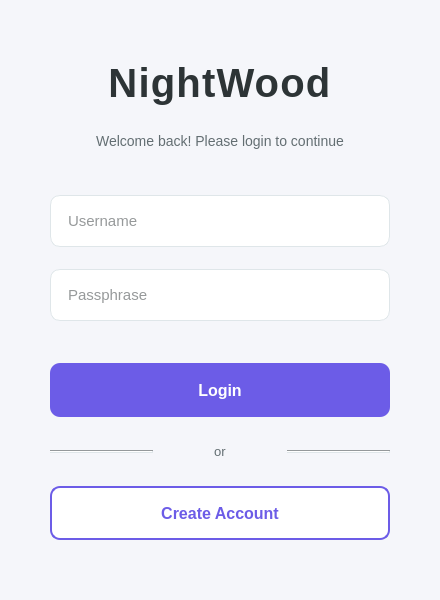
<?xml version="1.0" encoding="UTF-8"?>
<ui version="4.0">
 <class>Login</class>
 <widget class="QWidget" name="Login">
  <property name="geometry">
   <rect>
    <x>0</x>
    <y>0</y>
    <width>440</width>
    <height>600</height>
   </rect>
  </property>
  <property name="minimumSize">
   <size>
    <width>440</width>
    <height>600</height>
   </size>
  </property>
  <property name="windowTitle">
   <string>Nightwood - Login</string>
  </property>
  <property name="styleSheet">
   <string notr="true">background-color: #f5f6fa;</string>
  </property>
  <layout class="QVBoxLayout" name="verticalLayout">
   <property name="spacing">
    <number>22</number>
   </property>
   <property name="leftMargin">
    <number>50</number>
   </property>
   <property name="topMargin">
    <number>45</number>
   </property>
   <property name="rightMargin">
    <number>50</number>
   </property>
   <property name="bottomMargin">
    <number>45</number>
   </property>
   <item>
    <spacer name="verticalSpacer">
     <property name="orientation">
      <enum>Qt::Orientation::Vertical</enum>
     </property>
     <property name="sizeHint" stdset="0">
      <size>
       <width>20</width>
       <height>40</height>
      </size>
     </property>
    </spacer>
   </item>
   <item>
    <widget class="QLabel" name="titleLabel">
     <property name="styleSheet">
      <string notr="true">font-size: 40px; font-weight: bold; color: #2d3436; letter-spacing: 1.2px; margin-bottom: 5px;</string>
     </property>
     <property name="text">
      <string>NightWood</string>
     </property>
     <property name="alignment">
      <set>Qt::AlignmentFlag::AlignCenter</set>
     </property>
    </widget>
   </item>
   <item>
    <widget class="QLabel" name="subtitleLabel">
     <property name="styleSheet">
      <string notr="true">font-size: 14px; color: #636e72; margin-top: 0px; margin-bottom: 10px;</string>
     </property>
     <property name="text">
      <string>Welcome back! Please login to continue</string>
     </property>
     <property name="alignment">
      <set>Qt::AlignmentFlag::AlignCenter</set>
     </property>
    </widget>
   </item>
   <item>
    <spacer name="verticalSpacer_2">
     <property name="orientation">
      <enum>Qt::Orientation::Vertical</enum>
     </property>
     <property name="sizeHint" stdset="0">
      <size>
       <width>20</width>
       <height>40</height>
      </size>
     </property>
    </spacer>
   </item>
   <item>
    <widget class="QLineEdit" name="usernameEdit">
     <property name="minimumSize">
      <size>
       <width>0</width>
       <height>52</height>
      </size>
     </property>
     <property name="styleSheet">
      <string notr="true">QLineEdit {
  padding-left: 15px;
  font-size: 15px;
  border-radius: 10px;
  background-color: white;
  border: 1px solid #dfe6e9;
  color: #2d3436;
}
QLineEdit:focus {
  border: 2px solid #6c5ce7;
}</string>
     </property>
     <property name="placeholderText">
      <string>Username</string>
     </property>
    </widget>
   </item>
   <item>
    <widget class="QLineEdit" name="passphraseEdit">
     <property name="minimumSize">
      <size>
       <width>0</width>
       <height>52</height>
      </size>
     </property>
     <property name="styleSheet">
      <string notr="true">QLineEdit {
  padding-left: 15px;
  font-size: 15px;
  border-radius: 10px;
  background-color: white;
  border: 1px solid #dfe6e9;
  color: #2d3436;
}
QLineEdit:focus {
  border: 2px solid #6c5ce7;
}</string>
     </property>
     <property name="echoMode">
      <enum>QLineEdit::EchoMode::Password</enum>
     </property>
     <property name="placeholderText">
      <string>Passphrase</string>
     </property>
    </widget>
   </item>
   <item>
    <layout class="QHBoxLayout" name="forgotPassphraseLayout">
     <item>
      <spacer name="horizontalSpacer">
       <property name="orientation">
        <enum>Qt::Orientation::Horizontal</enum>
       </property>
       <property name="sizeHint" stdset="0">
        <size>
         <width>40</width>
         <height>20</height>
        </size>
       </property>
      </spacer>
     </item>
    </layout>
   </item>
   <item>
    <spacer name="verticalSpacer_3">
     <property name="orientation">
      <enum>Qt::Orientation::Vertical</enum>
     </property>
     <property name="sizeHint" stdset="0">
      <size>
       <width>20</width>
       <height>25</height>
      </size>
     </property>
    </spacer>
   </item>
   <item>
    <widget class="QPushButton" name="loginButton">
     <property name="minimumSize">
      <size>
       <width>0</width>
       <height>54</height>
      </size>
     </property>
     <property name="styleSheet">
      <string notr="true">QPushButton {
  font-size: 16px;
  font-weight: bold;
  color: white;
  background-color: #6c5ce7;
  border-radius: 10px;
  border: none;
}
QPushButton:hover {
  background-color: #5049c9;
}
QPushButton:pressed {
  background-color: #4040b0;
}</string>
     </property>
     <property name="text">
      <string>Login</string>
     </property>
    </widget>
   </item>
   <item>
    <layout class="QHBoxLayout" name="horizontalLayout">
     <property name="spacing">
      <number>15</number>
     </property>
     <property name="topMargin">
      <number>5</number>
     </property>
     <property name="bottomMargin">
      <number>5</number>
     </property>
     <item>
      <widget class="QFrame" name="line1">
       <property name="styleSheet">
        <string notr="true">background-color: #dfe6e9;</string>
       </property>
       <property name="frameShape">
        <enum>QFrame::Shape::HLine</enum>
       </property>
       <property name="frameShadow">
        <enum>QFrame::Shadow::Sunken</enum>
       </property>
      </widget>
     </item>
     <item>
      <widget class="QLabel" name="orLabel">
       <property name="styleSheet">
        <string notr="true">color: #636e72; font-size: 13px;</string>
       </property>
       <property name="text">
        <string>or</string>
       </property>
       <property name="alignment">
        <set>Qt::AlignmentFlag::AlignCenter</set>
       </property>
      </widget>
     </item>
     <item>
      <widget class="QFrame" name="line2">
       <property name="styleSheet">
        <string notr="true">background-color: #dfe6e9;</string>
       </property>
       <property name="frameShape">
        <enum>QFrame::Shape::HLine</enum>
       </property>
       <property name="frameShadow">
        <enum>QFrame::Shadow::Sunken</enum>
       </property>
      </widget>
     </item>
    </layout>
   </item>
   <item>
    <widget class="QPushButton" name="registerButton">
     <property name="minimumSize">
      <size>
       <width>0</width>
       <height>54</height>
      </size>
     </property>
     <property name="styleSheet">
      <string notr="true">QPushButton {
  font-size: 16px;
  font-weight: bold;
  border-radius: 10px;
  color: #6c5ce7;
  background-color: white;
  border: 2px solid #6c5ce7;
}
QPushButton:hover {
  background-color: #f5f3ff;
}
QPushButton:pressed {
  background-color: #eeeaff;
}</string>
     </property>
     <property name="text">
      <string>Create Account</string>
     </property>
    </widget>
   </item>
   <item>
    <spacer name="verticalSpacer_4">
     <property name="orientation">
      <enum>Qt::Orientation::Vertical</enum>
     </property>
     <property name="sizeHint" stdset="0">
      <size>
       <width>20</width>
       <height>40</height>
      </size>
     </property>
    </spacer>
   </item>
  </layout>
 </widget>
 <resources/>
 <connections/>
</ui>
